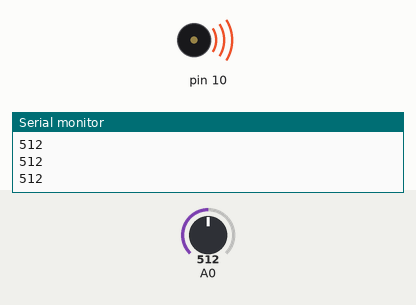
Simulated run of this sketch. Board: Arduino Uno, built with avr-gcc and run on an emulated ATmega328P. Parts: buzzer (waves = sounding), the last lines printed to the serial monitor. The test bench sets the inputs (shaded band); at power-on: A0 = 512.

Above: at 1.2 s.
1.3 s: A0 set to 0
At 2.0 s:
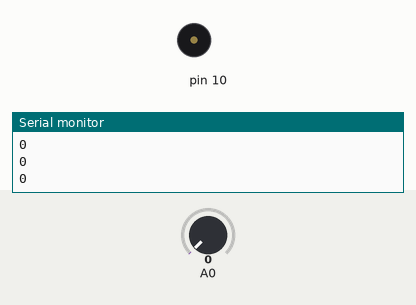
2.8 s: A0 set to 122
At 3.3 s:
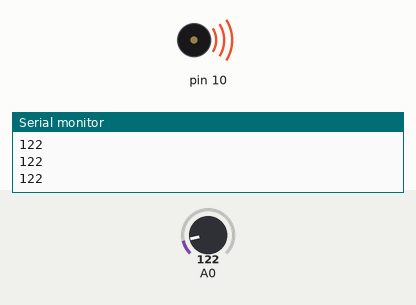
Timing chart, 0 to 5.8 s (numbered marks = the images above; inputs shaded):
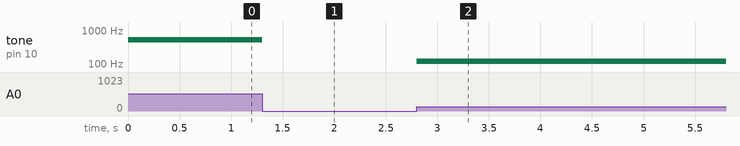

The sketch:

toneKnob.ino
```cpp
void setup() {
  pinMode(A0, INPUT);
  pinMode(10, OUTPUT);
  Serial.begin(9600);
}

void loop() {
  tone(10, analogRead(A0));
  Serial.println(analogRead(A0));
}
```

Measured:
- after the input at 1.3 s, tone on pin 10: 512 Hz → silent at once
- after the input at 2.8 s, tone on pin 10: silent → 122 Hz at once
